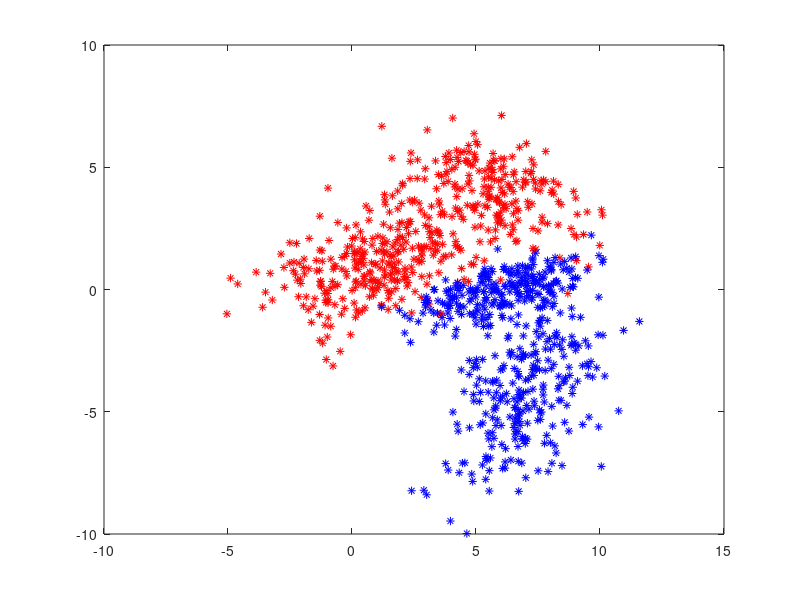

Recreate this plot in MATLAB.
clear variables; close all; clc;

%% generisanje podataka
N = 500; % br odbiraka

P1 = 0.6;
M11 = [1; 1];
M12 = [6; 4];
S11 = [4, 1.1; 1.1, 2];
S12 = [3, -0.8; -0.8, 1.5];

P2 = 0.55;
M21 = [7; -4];
M22 = [6; 0];
S21 = [2, 1.1; 1.1, 4];
S22 = [3, 0.8; 0.8, 0.5];

X1 = zeros(2,N);
X2 = zeros(2,N);

for i=1:N
    t = rand(1,2);
    switch(t(1) < P1)
        case true
            X1(:,i) = mvnrnd(M11,S11);
        case false
            X1(:,i) = mvnrnd(M12,S12);
    end
    switch(t(2) < P2)
        case true
            X2(:,i) = mvnrnd(M21,S21);
        case false
            X2(:,i) = mvnrnd(M22,S22);
    end
end

figure(1)
plot(X1(1,:),X1(2,:), '*r'); hold on;
plot(X2(1,:),X2(2,:), '*b'); hold off;